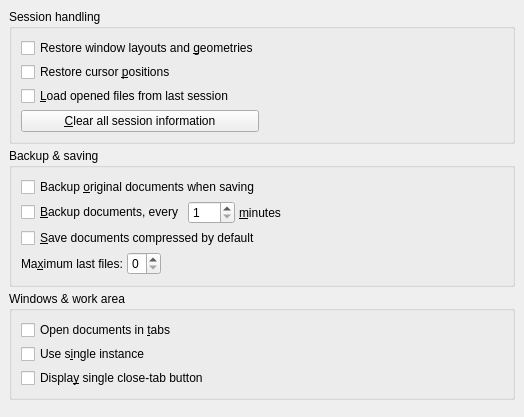
<ui version="4.0">
 <class>PrefDocHandlingUi</class>
 <widget class="QWidget" name="PrefDocHandlingUi">
  <property name="geometry">
   <rect>
    <x>0</x>
    <y>0</y>
    <width>524</width>
    <height>417</height>
   </rect>
  </property>
  <property name="sizePolicy">
   <sizepolicy hsizetype="Fixed" vsizetype="Fixed">
    <horstretch>0</horstretch>
    <verstretch>0</verstretch>
   </sizepolicy>
  </property>
  <property name="windowTitle">
   <string/>
  </property>
  <layout class="QGridLayout" name="gridLayout_4">
   <item row="0" column="0">
    <widget class="QGroupBox" name="GeometryGB">
     <property name="title">
      <string>Session handling</string>
     </property>
     <property name="flat">
      <bool>true</bool>
     </property>
     <layout class="QGridLayout" name="gridLayout_3">
      <item row="0" column="0">
       <widget class="QCheckBox" name="allowGeometrySessionCB">
        <property name="enabled">
         <bool>true</bool>
        </property>
        <property name="text">
         <string>Restore window layouts and &amp;geometries</string>
        </property>
       </widget>
      </item>
      <item row="1" column="0">
       <widget class="QCheckBox" name="restoreCursorCB">
        <property name="toolTip">
         <string>Restore to the cursor position when the file was last closed</string>
        </property>
        <property name="text">
         <string>Restore cursor &amp;positions</string>
        </property>
       </widget>
      </item>
      <item row="2" column="0">
       <widget class="QCheckBox" name="loadSessionCB">
        <property name="text">
         <string>&amp;Load opened files from last session</string>
        </property>
       </widget>
      </item>
      <item row="3" column="0">
       <widget class="QPushButton" name="clearSessionPB">
        <property name="text">
         <string>&amp;Clear all session information</string>
        </property>
       </widget>
      </item>
      <item row="3" column="1">
       <spacer name="horizontalSpacer">
        <property name="orientation">
         <enum>Qt::Horizontal</enum>
        </property>
        <property name="sizeHint" stdset="0">
         <size>
          <width>225</width>
          <height>20</height>
         </size>
        </property>
       </spacer>
      </item>
     </layout>
    </widget>
   </item>
   <item row="1" column="0">
    <widget class="QGroupBox" name="documentsGB">
     <property name="title">
      <string>Backup &amp;&amp; saving</string>
     </property>
     <property name="flat">
      <bool>true</bool>
     </property>
     <layout class="QGridLayout" name="gridLayout_2">
      <item row="0" column="0">
       <widget class="QCheckBox" name="backupCB">
        <property name="text">
         <string>Backup &amp;original documents when saving</string>
        </property>
       </widget>
      </item>
      <item row="1" column="0">
       <layout class="QHBoxLayout" name="horizontalLayout_2">
        <item>
         <widget class="QCheckBox" name="autoSaveCB">
          <property name="text">
           <string>&amp;Backup documents, every</string>
          </property>
         </widget>
        </item>
        <item>
         <widget class="QSpinBox" name="autoSaveSB">
          <property name="minimum">
           <number>1</number>
          </property>
          <property name="maximum">
           <number>300</number>
          </property>
         </widget>
        </item>
        <item>
         <widget class="QLabel" name="TextLabel1">
          <property name="text">
           <string>&amp;minutes</string>
          </property>
          <property name="buddy">
           <cstring>autoSaveSB</cstring>
          </property>
         </widget>
        </item>
        <item>
         <spacer>
          <property name="orientation">
           <enum>Qt::Horizontal</enum>
          </property>
          <property name="sizeHint" stdset="0">
           <size>
            <width>61</width>
            <height>21</height>
           </size>
          </property>
         </spacer>
        </item>
       </layout>
      </item>
      <item row="2" column="0">
       <widget class="QCheckBox" name="saveCompressedCB">
        <property name="text">
         <string>&amp;Save documents compressed by default</string>
        </property>
       </widget>
      </item>
      <item row="3" column="0">
       <layout class="QHBoxLayout" name="horizontalLayout_3">
        <item>
         <widget class="QLabel" name="lastfilesLA">
          <property name="text">
           <string>Ma&amp;ximum last files:</string>
          </property>
          <property name="buddy">
           <cstring>lastfilesSB</cstring>
          </property>
         </widget>
        </item>
        <item>
         <widget class="QSpinBox" name="lastfilesSB">
          <property name="maximum">
           <number>9</number>
          </property>
         </widget>
        </item>
        <item>
         <spacer>
          <property name="orientation">
           <enum>Qt::Horizontal</enum>
          </property>
          <property name="sizeHint" stdset="0">
           <size>
            <width>48</width>
            <height>20</height>
           </size>
          </property>
         </spacer>
        </item>
       </layout>
      </item>
     </layout>
    </widget>
   </item>
   <item row="2" column="0">
    <widget class="QGroupBox" name="tabsGB">
     <property name="title">
      <string>Windows &amp;&amp; work area</string>
     </property>
     <property name="flat">
      <bool>true</bool>
     </property>
     <layout class="QGridLayout" name="gridLayout">
      <item row="0" column="0">
       <widget class="QCheckBox" name="openDocumentsInTabsCB">
        <property name="text">
         <string>Open documents in &amp;tabs</string>
        </property>
       </widget>
      </item>
      <item row="1" column="0">
       <widget class="QCheckBox" name="singleInstanceCB">
        <property name="toolTip">
         <string>Whether to open documents in an already running instance of LyX.
(Set the LyXServer pipe path and restart LyX to enable this feature)</string>
        </property>
        <property name="text">
         <string>Use s&amp;ingle instance</string>
        </property>
       </widget>
      </item>
      <item row="2" column="0">
       <widget class="QCheckBox" name="singleCloseTabButtonCB">
        <property name="toolTip">
         <string>Whether to place close button on each tab or only one in the top left.</string>
        </property>
        <property name="text">
         <string>Displa&amp;y single close-tab button</string>
        </property>
       </widget>
      </item>
     </layout>
    </widget>
   </item>
   <item row="3" column="0">
    <spacer>
     <property name="orientation">
      <enum>Qt::Vertical</enum>
     </property>
     <property name="sizeHint" stdset="0">
      <size>
       <width>395</width>
       <height>16</height>
      </size>
     </property>
    </spacer>
   </item>
  </layout>
 </widget>
 <layoutdefault spacing="4" margin="9"/>
 <tabstops>
  <tabstop>restoreCursorCB</tabstop>
  <tabstop>loadSessionCB</tabstop>
  <tabstop>clearSessionPB</tabstop>
  <tabstop>backupCB</tabstop>
  <tabstop>autoSaveCB</tabstop>
  <tabstop>autoSaveSB</tabstop>
  <tabstop>saveCompressedCB</tabstop>
  <tabstop>lastfilesSB</tabstop>
 </tabstops>
 <includes>
  <include location="local">qt_i18n.h</include>
 </includes>
 <resources/>
 <connections/>
</ui>
